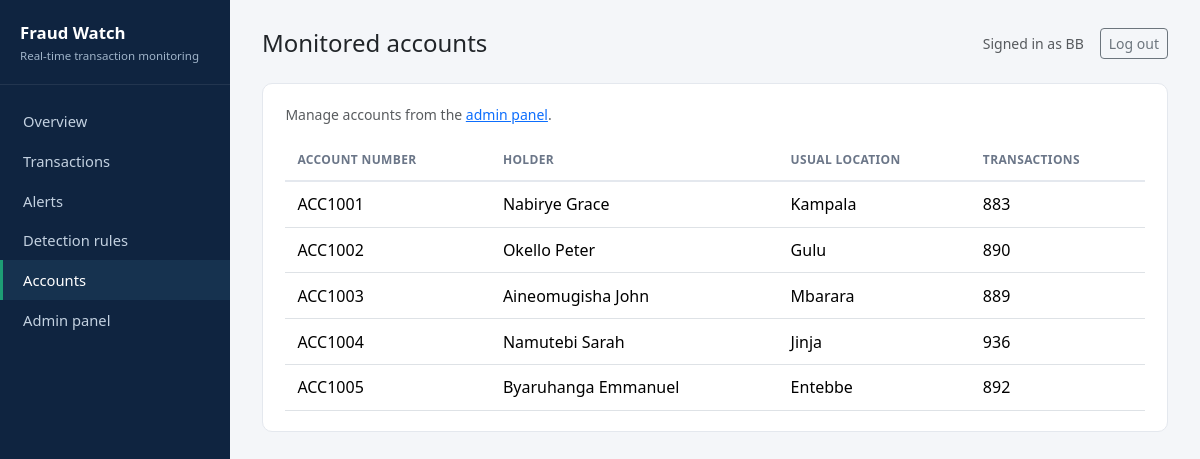
/dashboard/accounts/ (signed in), run on the app's committed database.
### transactions/models.py (models this page shows, shortened)
class Account(models.Model):
    account_number = models.CharField(max_length=20, unique=True)
    holder_name = models.CharField(max_length=150)
    usual_location = models.CharField(
        max_length=100,
        help_text="Typical city/region this account transacts from, e.g. Kampala",
    )
    created_at = models.DateTimeField(auto_now_add=True)
    class Meta:
        ordering = ["holder_name"]

### dashboard/views.py (the view)
# urls.py: path("accounts/", views.accounts_list, name="accounts_list"),
@login_required
def accounts_list(request):
    accounts = Account.objects.annotate(txn_count=Count("transactions"))
    return render(request, "dashboard/accounts_list.html", {"accounts": accounts})

### templates/dashboard/accounts_list.html (shortened to what this page needs)
{% extends "dashboard/base.html" %}
{% block page_title %}Monitored accounts{% endblock %}
{% block content %}
<div class="card-panel">
    <p class="text-muted small">Manage accounts from the <a href="/admin/transactions/account/">admin panel</a>.</p>
    <table class="table table-clean mb-0">
        <thead>
            <tr>
                <th>Account number</th>
                <th>Holder</th>
                <th>Usual location</th>
                <th>Transactions</th>
            </tr>
        </thead>
        <tbody>
            {% for account in accounts %}
            <tr>
                <td>{{ account.account_number }}</td>
                <td>{{ account.holder_name }}</td>
                <td>{{ account.usual_location }}</td>
                <td>{{ account.txn_count }}</td>
            </tr>
            {% empty %}
            <tr><td colspan="4" class="text-muted text-center py-4">No accounts yet &mdash; add some from the admin panel.</td></tr>
            {% endfor %}
        </tbody>
    </table>
</div>
{% endblock %}

### templates/dashboard/base.html (shortened to what this page needs)
{% load static %}
<!DOCTYPE html>
<html lang="en">
<head>
    <link href="https://cdn.jsdelivr.net/npm/bootstrap@5.3.3/dist/css/bootstrap.min.css" rel="stylesheet">
    <link href="{% static 'dashboard/css/style.css' %}" rel="stylesheet">
</head>
<body>
<div class="app-shell">
    <nav class="sidebar">
        <div class="brand">
            Fraud Watch
            <small>Real-time transaction monitoring</small>
        </div>
        <a href="{% url 'dashboard:home' %}" class="{% if request.resolver_match.url_name == 'home' %}active{% endif %}">Overview</a>
        <a href="{% url 'dashboard:transaction_list' %}" class="{% if request.resolver_match.url_name == 'transaction_list' or request.resolver_match.url_name == 'transaction_detail' %}active{% endif %}">Transactions</a>
        <a href="{% url 'dashboard:alert_list' %}" class="{% if request.resolver_match.url_name == 'alert_list' %}active{% endif %}">Alerts</a>
        <a href="{% url 'dashboard:rules_list' %}" class="{% if request.resolver_match.url_name == 'rules_list' %}active{% endif %}">Detection rules</a>
        <a href="{% url 'dashboard:accounts_list' %}" class="{% if request.resolver_match.url_name == 'accounts_list' %}active{% endif %}">Accounts</a>
        <a href="/admin/">Admin panel</a>
    </nav>
    <main class="main-content">
        <div class="topbar">
            <h4 class="mb-0">{% block page_title %}Overview{% endblock %}</h4>
            <div class="d-flex align-items-center gap-3">
                {% if user.is_authenticated %}
                    <span class="text-muted small">Signed in as {{ user.username }}</span>
                    <form method="post" action="{% url 'logout' %}" class="d-inline">
                        <button class="btn btn-sm btn-outline-secondary" type="submit">Log out</button>
                    </form>
                {% endif %}
            </div>
        </div>
        {% block content %}{% endblock %}
    </main>
</div>
</body>
</html>

### static/dashboard/css/style.css (style rules this page uses)
:root { --pimis-navy: #0f2440; --pimis-navy-light: #16324f; --pimis-accent: #1d9e75; --pimis-red: #d63b3b; --pimis-amber: #ba7517; --pimis-bg: #f4f6f9; }
body { background: var(--pimis-bg); }
.app-shell { display: flex; min-height: 100vh; }
.sidebar { width: 230px; background: var(--pimis-navy); color: #d9e2ec; flex-shrink: 0; padding: 1.25rem 0; }
.sidebar .brand { font-weight: 600; font-size: 1.05rem; color: #fff; padding: 0 1.25rem 1.25rem; border-bottom: 1px solid rgba(255,255,255,0.08); margin-bottom: 1rem; }
.sidebar .brand small { display: block; font-weight: 400; color: #9fb3c8; font-size: 0.72rem; margin-top: 2px; }
.sidebar a { display: flex; align-items: center; gap: 0.6rem; color: #c3d1e0; text-decoration: none; padding: 0.55rem 1.25rem; font-size: 0.92rem; border-left: 3px solid transparent; }
.sidebar a.active { background: var(--pimis-navy-light); color: #fff; border-left-color: var(--pimis-accent); }
.main-content { flex: 1; padding: 1.75rem 2rem; }
.topbar { display: flex; justify-content: space-between; align-items: center; margin-bottom: 1.5rem; }
.card-panel { background: #fff; border-radius: 10px; border: 1px solid #e4e8ee; padding: 1.25rem 1.4rem; }
.table-clean thead th { font-size: 0.75rem; text-transform: uppercase; letter-spacing: 0.03em; color: #6b7688; border-bottom: 2px solid #e4e8ee; }
.table-clean td, .table-clean th { vertical-align: middle; padding: 0.65rem 0.75rem; }

### data on the page
Account: account_number "ACC1001", holder_name "Nabirye Grace", usual_location "Kampala", txn_count "883"
Account: account_number "ACC1002", holder_name "Okello Peter", usual_location "Gulu", txn_count "890"
Account: account_number "ACC1003", holder_name "Aineomugisha John", usual_location "Mbarara", txn_count "889"
Account: account_number "ACC1004", holder_name "Namutebi Sarah", usual_location "Jinja", txn_count "936"
Account: account_number "ACC1005", holder_name "Byaruhanga Emmanuel", usual_location "Entebbe", txn_count "892"

### other printed values
{{ user.username }} "BB"
